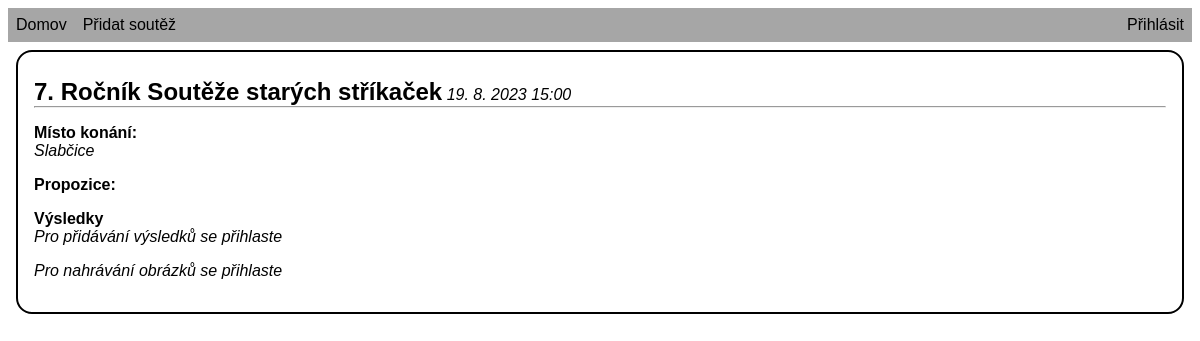
Before: /competition?id=2 with the older database file.
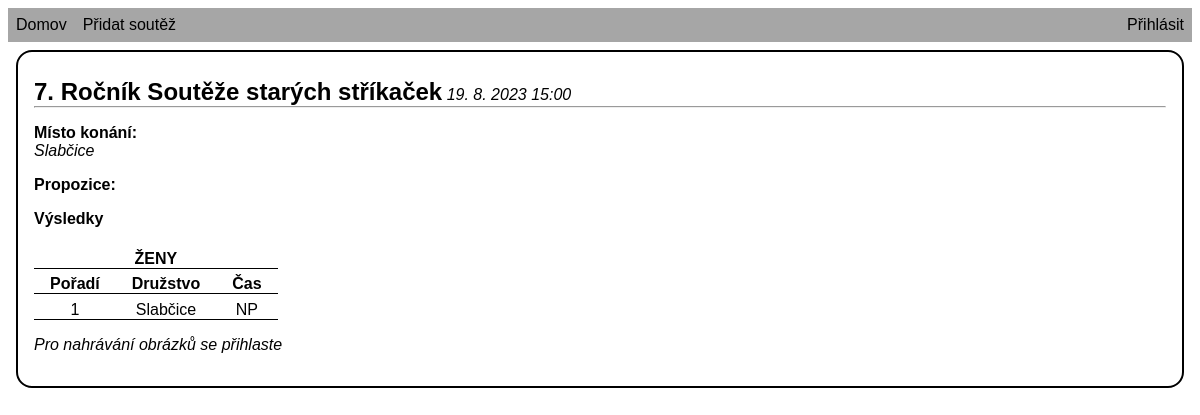
After: the same page with the newer database file.
### tables this page shows
CREATE TABLE "competition" (id INTEGER PRIMARY KEY AUTOINCREMENT UNIQUE NOT NULL, id_user INTEGER NOT NULL REFERENCES user (id), date_created DATETIME DEFAULT (CURRENT_TIMESTAMP) NOT NULL, title TEXT NOT NULL, description TEXT, proposition VARCHAR UNIQUE, date_event TIMEDATE NOT NULL, town VARCHAR NOT NULL, id_results INTEGER REFERENCES results (id) UNIQUE);

CREATE TABLE category (id INTEGER PRIMARY KEY AUTOINCREMENT NOT NULL, name varchar NOT NULL);

CREATE TABLE "result" (id INTEGER PRIMARY KEY AUTOINCREMENT UNIQUE NOT NULL, id_team INTEGER REFERENCES team (id) NOT NULL, id_results INTEGER REFERENCES results (id) NOT NULL, time_run DECIMAL(5, 2) NULL, time_run_2 DECIMAL(5, 2), valid_run BOOL DEFAULT (TRUE) NOT NULL);

CREATE TABLE "team" (id INTEGER PRIMARY KEY AUTOINCREMENT UNIQUE NOT NULL, name varchar NOT NULL, id_category INTEGER REFERENCES category (id) NOT NULL, UNIQUE (name, id_category));

### competition.php (the view, shortened to what this page needs)
<?php session_start();
    $db = new PDO("sqlite:" . __DIR__ . "/database.db");
    $comp = $db->query("SELECT * FROM competition WHERE id = $_GET[id]")->fetchAll();
    $comp = $comp[0];
?>
<!DOCTYPE html>
<html lang="en">
<head>
    <link rel="stylesheet" href="zwa/static/style.css">
</head>
<body>
    <?php include_once("header.php"); ?>
    <main class="comp">
        <article>
            <div class="comp-name-line"><h2><?php echo htmlspecialchars($comp["title"]) ?></h2> <em><?php echo date_format(date_create($comp["date_event"]), 'j. n. Y G:i') ?></em></div>
            <hr>
            <p><strong>Místo konání:</strong><em class="comp-info"><?php echo htmlspecialchars($comp["town"]) ?></em></p>
            <p><strong>Propozice:</strong><a href="<?php echo "zwa/uploads/$comp[id]/$comp[proposition]" ?>"><em class="comp-info"><?php echo $comp["proposition"] ?></em></a></p>
            <p>
                <strong>Výsledky</strong>
                <?php
                    if(!is_null($comp["id_results"])){
                        $categories = $db->query("SELECT * FROM category")->fetchAll();
                        $results = [];
                        foreach ($categories as $category) {
                            $results_db = $db->query("SELECT * FROM result r, team t where r.id_team = t.id and t.id_category = $category[id] and r.id_results = $comp[id_results] ORDER BY r.valid_run DESC, r.time_run ASC");
                            $results_db = $results_db->fetchAll();
                            $results[$category["id"]] = $results_db;
                        }
                        echo "<div class='results'>";
                        foreach($results as $key => $cat_result){
                            if($cat_result){
                                $rowcount = 1;
                                echo "<table class='results'>";
                                echo "<tr><th colspan=3>".mb_strtoupper($categories[$key-1]["name"])."</th></tr>";
                                echo "<tr><th>Pořadí</th><th>Družstvo</th><th>Čas</th>";
                                foreach( $cat_result as $result ) {
                                    if($result["valid_run"] == 1){
                                        echo "<tr><td>$rowcount</td><td>$result[name]</td><td>".number_format($result["time_run"],2,",")."</td></tr>";
                                    }
                                    else{
                                        echo "<tr><td>$rowcount</td><td>$result[name]</td><td>NP</td></tr>";
                                    }
                                    $rowcount++;
                                }
                                echo "</table>";
                            }
                        }
                        echo "</div>";
                    }
                    else{
                        if(isset($_SESSION["username"])){
                            echo "<a class='block' href='add_results?competition=$comp[id]'>Přidat výsledky</a>";
                        }
                        else{
                            echo "<em class='block'>Pro přidávání výsledků se přihlaste</em>";
                        }
                    }
                ?>
            </p>
            <p>
            <?php
            if(isset($_SESSION["username"])){
                echo "<form enctype='multipart/form-data' method='POST' action=''>";
                echo "<label for='image_upload'>Nahrát obrázek: </label>";
                echo "<input type='file' name='image[]' id='image_upload' multiple required>";
                if(isset($error["image"])){
                    echo "<p class='error-text'>$error[image]</p>";
                }
                echo "<input type='hidden' name='competition_id' value=$comp[id]>";
                echo "<input type='submit' value='Nahrát' class='block'></form>";
            }
            else{
                echo "<em>Pro nahrávání obrázků se přihlaste</em>";
            }
            ?>
            </p>
        </article>
    </main>
</body>
</html>

### header.php
<header>
        <nav class="navbar">
            <ul>
                <li><a href="home">Domov</a></li>
                <li><a href="add_competition">Přidat soutěž</a></li>
                <li class='login'><a href="<?php echo !strpos($_SERVER["REQUEST_URI"], "login")?"login?next=$_SERVER[REQUEST_URI]":"login"?>"><?php echo isset($_SESSION['username'])?$_SESSION['username']:"Přihlásit"; ?></a></li>
            </ul>
        </nav>
    </header>

### static/style.css (style rules this page uses)
.navbar { display: block; background-color: #a6a6a6; }
.navbar ul { list-style-type: none; margin: 0; padding: 0; overflow: hidden; }
.navbar li { display: inline; float: left; padding: .5em; }
.navbar .login { float: right }
body { font-family: 'Helvetica', 'Arial', sans-serif; }
main { display: block; }
article { border: 2px solid; border-radius: 1em; margin: .5em; padding: 1em; }
a { text-decoration: none; color: black; }
.comp-name-line p, .comp-name-line h2 { display: inline-block; margin: 1em 0 0 0 }
.comp-name-line h2 { margin: .4em 0 0; }
.comp hr { margin-top: 0; }
.results { display: flex; gap: 1em; flex-wrap: wrap; }
.comp .comp-info { display: block; }
.comp .results th { padding: .4em 1em 0; border-bottom: black 1px solid; }
.comp .results td { text-align: center; padding: .4em 0 0; border: black 1px solid; border-left: none; border-right: none; }
.comp .results table { border-collapse: collapse; }
.block { display: block; }

Changed rows visible on the page:
changed competition "7. Ročník Soutěže starých stříkaček": id_results empty → 24 (drawn)
now on this page (row unchanged): category: name "ŽENY"
added result: id_team.name "Slabčice"
Other visible differences:
text no longer shown: "Pro přidávání výsledků se přihlaste"
